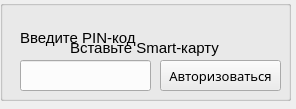
<?xml version="1.0" encoding="UTF-8"?>
<ui version="4.0">
 <class>Authorization_window</class>
 <widget class="QWidget" name="Authorization_window">
  <property name="geometry">
   <rect>
    <x>0</x>
    <y>0</y>
    <width>296</width>
    <height>109</height>
   </rect>
  </property>
  <property name="minimumSize">
   <size>
    <width>296</width>
    <height>109</height>
   </size>
  </property>
  <property name="maximumSize">
   <size>
    <width>296</width>
    <height>109</height>
   </size>
  </property>
  <property name="windowTitle">
   <string>Form</string>
  </property>
  <widget class="QGroupBox" name="Enter_PIN_Group">
   <property name="geometry">
    <rect>
     <x>0</x>
     <y>0</y>
     <width>291</width>
     <height>101</height>
    </rect>
   </property>
   <property name="title">
    <string/>
   </property>
   <widget class="QLineEdit" name="PIN_Edit">
    <property name="geometry">
     <rect>
      <x>20</x>
      <y>60</y>
      <width>131</width>
      <height>31</height>
     </rect>
    </property>
   </widget>
   <widget class="QPushButton" name="Author_button">
    <property name="geometry">
     <rect>
      <x>160</x>
      <y>60</y>
      <width>121</width>
      <height>31</height>
     </rect>
    </property>
    <property name="font">
     <font>
      <family>MV Boli</family>
      <pointsize>10</pointsize>
     </font>
    </property>
    <property name="text">
     <string>Авторизоваться</string>
    </property>
   </widget>
   <widget class="QLabel" name="PIN_label">
    <property name="geometry">
     <rect>
      <x>20</x>
      <y>30</y>
      <width>131</width>
      <height>16</height>
     </rect>
    </property>
    <property name="font">
     <font>
      <family>MS Shell Dlg 2</family>
      <pointsize>11</pointsize>
     </font>
    </property>
    <property name="text">
     <string>Введите PIN-код</string>
    </property>
   </widget>
  </widget>
  <widget class="QGroupBox" name="Insert_token_group">
   <property name="geometry">
    <rect>
     <x>0</x>
     <y>0</y>
     <width>291</width>
     <height>101</height>
    </rect>
   </property>
   <property name="title">
    <string/>
   </property>
   <widget class="QLabel" name="insert_token_label">
    <property name="geometry">
     <rect>
      <x>70</x>
      <y>40</y>
      <width>161</width>
      <height>16</height>
     </rect>
    </property>
    <property name="font">
     <font>
      <family>MS Shell Dlg 2</family>
      <pointsize>11</pointsize>
     </font>
    </property>
    <property name="text">
     <string>Вставьте Smart-карту</string>
    </property>
   </widget>
  </widget>
 </widget>
 <resources/>
 <connections/>
</ui>
